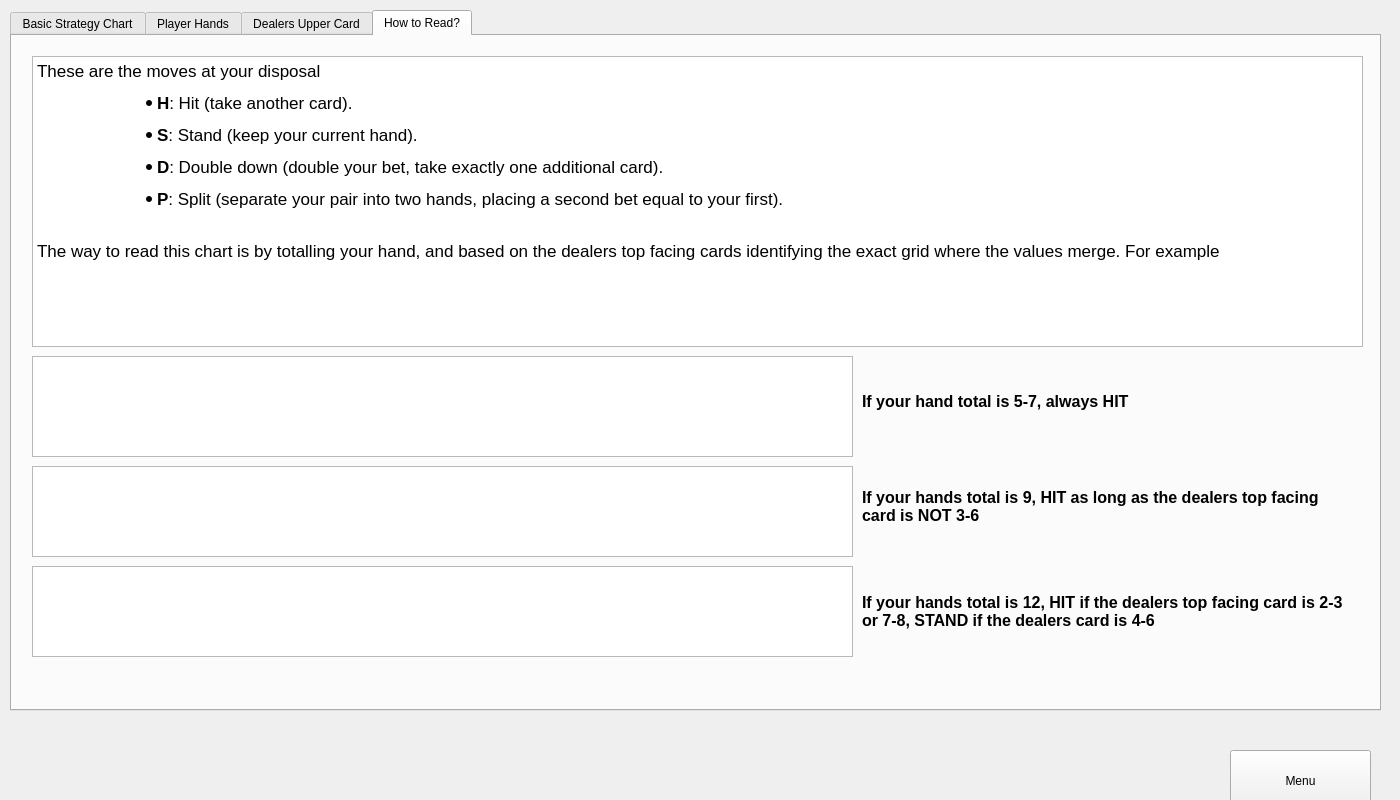
<?xml version="1.0" encoding="UTF-8"?>
<ui version="4.0">
 <class>MainWindow</class>
 <widget class="QMainWindow" name="MainWindow">
  <property name="geometry">
   <rect>
    <x>0</x>
    <y>0</y>
    <width>1400</width>
    <height>800</height>
   </rect>
  </property>
  <property name="sizePolicy">
   <sizepolicy hsizetype="Fixed" vsizetype="Fixed">
    <horstretch>0</horstretch>
    <verstretch>0</verstretch>
   </sizepolicy>
  </property>
  <property name="minimumSize">
   <size>
    <width>1400</width>
    <height>800</height>
   </size>
  </property>
  <property name="maximumSize">
   <size>
    <width>1400</width>
    <height>800</height>
   </size>
  </property>
  <property name="windowTitle">
   <string>MainWindow</string>
  </property>
  <widget class="QWidget" name="centralwidget">
   <property name="sizePolicy">
    <sizepolicy hsizetype="Fixed" vsizetype="Fixed">
     <horstretch>0</horstretch>
     <verstretch>0</verstretch>
    </sizepolicy>
   </property>
   <property name="minimumSize">
    <size>
     <width>1400</width>
     <height>800</height>
    </size>
   </property>
   <property name="maximumSize">
    <size>
     <width>1400</width>
     <height>800</height>
    </size>
   </property>
   <widget class="QStackedWidget" name="screens">
    <property name="geometry">
     <rect>
      <x>0</x>
      <y>10</y>
      <width>1400</width>
      <height>800</height>
     </rect>
    </property>
    <property name="sizePolicy">
     <sizepolicy hsizetype="Fixed" vsizetype="Fixed">
      <horstretch>0</horstretch>
      <verstretch>0</verstretch>
     </sizepolicy>
    </property>
    <property name="minimumSize">
     <size>
      <width>1400</width>
      <height>800</height>
     </size>
    </property>
    <property name="maximumSize">
     <size>
      <width>1400</width>
      <height>800</height>
     </size>
    </property>
    <property name="currentIndex">
     <number>2</number>
    </property>
    <widget class="QWidget" name="startMenu">
     <property name="sizePolicy">
      <sizepolicy hsizetype="Fixed" vsizetype="Fixed">
       <horstretch>0</horstretch>
       <verstretch>0</verstretch>
      </sizepolicy>
     </property>
     <property name="minimumSize">
      <size>
       <width>1400</width>
       <height>800</height>
      </size>
     </property>
     <property name="maximumSize">
      <size>
       <width>1400</width>
       <height>800</height>
      </size>
     </property>
     <widget class="QWidget" name="startMenuButtonArea" native="true">
      <property name="geometry">
       <rect>
        <x>960</x>
        <y>0</y>
        <width>440</width>
        <height>800</height>
       </rect>
      </property>
      <property name="sizePolicy">
       <sizepolicy hsizetype="Fixed" vsizetype="Fixed">
        <horstretch>0</horstretch>
        <verstretch>0</verstretch>
       </sizepolicy>
      </property>
      <property name="minimumSize">
       <size>
        <width>440</width>
        <height>800</height>
       </size>
      </property>
      <property name="maximumSize">
       <size>
        <width>440</width>
        <height>800</height>
       </size>
      </property>
      <property name="whatsThis">
       <string notr="true"/>
      </property>
      <property name="layoutDirection">
       <enum>Qt::LayoutDirection::LeftToRight</enum>
      </property>
      <layout class="QVBoxLayout" name="startButtonsVerticalLayout">
       <property name="spacing">
        <number>10</number>
       </property>
       <property name="leftMargin">
        <number>20</number>
       </property>
       <property name="topMargin">
        <number>20</number>
       </property>
       <property name="rightMargin">
        <number>20</number>
       </property>
       <property name="bottomMargin">
        <number>30</number>
       </property>
       <item>
        <widget class="QLabel" name="startMenuTitleCard">
         <property name="sizePolicy">
          <sizepolicy hsizetype="Minimum" vsizetype="Minimum">
           <horstretch>0</horstretch>
           <verstretch>0</verstretch>
          </sizepolicy>
         </property>
         <property name="minimumSize">
          <size>
           <width>400</width>
           <height>100</height>
          </size>
         </property>
         <property name="maximumSize">
          <size>
           <width>16777215</width>
           <height>100</height>
          </size>
         </property>
         <property name="text">
          <string/>
         </property>
        </widget>
       </item>
       <item>
        <widget class="QPushButton" name="blackjackPlayButton">
         <property name="sizePolicy">
          <sizepolicy hsizetype="Fixed" vsizetype="Fixed">
           <horstretch>0</horstretch>
           <verstretch>0</verstretch>
          </sizepolicy>
         </property>
         <property name="minimumSize">
          <size>
           <width>400</width>
           <height>130</height>
          </size>
         </property>
         <property name="text">
          <string>Play Blackjack</string>
         </property>
        </widget>
       </item>
       <item>
        <widget class="QPushButton" name="blackjackPracticeButton">
         <property name="sizePolicy">
          <sizepolicy hsizetype="Fixed" vsizetype="Fixed">
           <horstretch>0</horstretch>
           <verstretch>0</verstretch>
          </sizepolicy>
         </property>
         <property name="minimumSize">
          <size>
           <width>400</width>
           <height>130</height>
          </size>
         </property>
         <property name="text">
          <string>Blackjack Practice</string>
         </property>
        </widget>
       </item>
       <item>
        <widget class="QPushButton" name="blackjackTutorialButton">
         <property name="sizePolicy">
          <sizepolicy hsizetype="Fixed" vsizetype="Fixed">
           <horstretch>0</horstretch>
           <verstretch>0</verstretch>
          </sizepolicy>
         </property>
         <property name="minimumSize">
          <size>
           <width>400</width>
           <height>130</height>
          </size>
         </property>
         <property name="text">
          <string>Blackjack Tutorial</string>
         </property>
        </widget>
       </item>
       <item>
        <widget class="QPushButton" name="basicStrategyChartButton">
         <property name="sizePolicy">
          <sizepolicy hsizetype="Fixed" vsizetype="Fixed">
           <horstretch>0</horstretch>
           <verstretch>0</verstretch>
          </sizepolicy>
         </property>
         <property name="minimumSize">
          <size>
           <width>400</width>
           <height>130</height>
          </size>
         </property>
         <property name="text">
          <string>Basic Strategy Charts</string>
         </property>
        </widget>
       </item>
      </layout>
     </widget>
     <widget class="QWidget" name="startMenuMainWidget" native="true">
      <property name="geometry">
       <rect>
        <x>0</x>
        <y>0</y>
        <width>960</width>
        <height>800</height>
       </rect>
      </property>
     </widget>
    </widget>
    <widget class="QWidget" name="blackjackScreen">
     <property name="sizePolicy">
      <sizepolicy hsizetype="Fixed" vsizetype="Fixed">
       <horstretch>0</horstretch>
       <verstretch>0</verstretch>
      </sizepolicy>
     </property>
     <property name="minimumSize">
      <size>
       <width>1400</width>
       <height>800</height>
      </size>
     </property>
     <property name="maximumSize">
      <size>
       <width>1400</width>
       <height>800</height>
      </size>
     </property>
     <widget class="QWidget" name="table" native="true">
      <property name="geometry">
       <rect>
        <x>0</x>
        <y>0</y>
        <width>1200</width>
        <height>630</height>
       </rect>
      </property>
      <property name="sizePolicy">
       <sizepolicy hsizetype="Minimum" vsizetype="Minimum">
        <horstretch>0</horstretch>
        <verstretch>0</verstretch>
       </sizepolicy>
      </property>
      <property name="minimumSize">
       <size>
        <width>1200</width>
        <height>630</height>
       </size>
      </property>
      <property name="maximumSize">
       <size>
        <width>1200</width>
        <height>630</height>
       </size>
      </property>
      <widget class="QGraphicsView" name="coinAnimView">
       <property name="geometry">
        <rect>
         <x>0</x>
         <y>0</y>
         <width>1200</width>
         <height>630</height>
        </rect>
       </property>
      </widget>
     </widget>
     <widget class="QWidget" name="gamePlayButtons" native="true">
      <property name="geometry">
       <rect>
        <x>1200</x>
        <y>0</y>
        <width>200</width>
        <height>630</height>
       </rect>
      </property>
      <property name="sizePolicy">
       <sizepolicy hsizetype="Minimum" vsizetype="Minimum">
        <horstretch>0</horstretch>
        <verstretch>0</verstretch>
       </sizepolicy>
      </property>
      <property name="minimumSize">
       <size>
        <width>200</width>
        <height>630</height>
       </size>
      </property>
      <property name="maximumSize">
       <size>
        <width>0</width>
        <height>75</height>
       </size>
      </property>
      <layout class="QVBoxLayout" name="verticalLayout_3">
       <property name="spacing">
        <number>5</number>
       </property>
       <property name="leftMargin">
        <number>5</number>
       </property>
       <property name="topMargin">
        <number>5</number>
       </property>
       <property name="rightMargin">
        <number>5</number>
       </property>
       <property name="bottomMargin">
        <number>5</number>
       </property>
       <item>
        <widget class="QPushButton" name="hitButton">
         <property name="sizePolicy">
          <sizepolicy hsizetype="Minimum" vsizetype="Minimum">
           <horstretch>0</horstretch>
           <verstretch>0</verstretch>
          </sizepolicy>
         </property>
         <property name="minimumSize">
          <size>
           <width>169</width>
           <height>0</height>
          </size>
         </property>
         <property name="text">
          <string>Hit</string>
         </property>
        </widget>
       </item>
       <item>
        <widget class="QPushButton" name="standButton">
         <property name="sizePolicy">
          <sizepolicy hsizetype="Minimum" vsizetype="Minimum">
           <horstretch>0</horstretch>
           <verstretch>0</verstretch>
          </sizepolicy>
         </property>
         <property name="minimumSize">
          <size>
           <width>168</width>
           <height>0</height>
          </size>
         </property>
         <property name="text">
          <string>Stand</string>
         </property>
        </widget>
       </item>
       <item>
        <widget class="QPushButton" name="doubleButton">
         <property name="sizePolicy">
          <sizepolicy hsizetype="Minimum" vsizetype="Minimum">
           <horstretch>0</horstretch>
           <verstretch>0</verstretch>
          </sizepolicy>
         </property>
         <property name="minimumSize">
          <size>
           <width>168</width>
           <height>0</height>
          </size>
         </property>
         <property name="text">
          <string>Double</string>
         </property>
        </widget>
       </item>
       <item>
        <widget class="QPushButton" name="splitButton">
         <property name="sizePolicy">
          <sizepolicy hsizetype="Minimum" vsizetype="Minimum">
           <horstretch>0</horstretch>
           <verstretch>0</verstretch>
          </sizepolicy>
         </property>
         <property name="minimumSize">
          <size>
           <width>169</width>
           <height>0</height>
          </size>
         </property>
         <property name="text">
          <string>Split</string>
         </property>
        </widget>
       </item>
      </layout>
     </widget>
     <widget class="QWidget" name="settingsPopUp" native="true">
      <property name="geometry">
       <rect>
        <x>363</x>
        <y>100</y>
        <width>425</width>
        <height>400</height>
       </rect>
      </property>
      <property name="minimumSize">
       <size>
        <width>0</width>
        <height>0</height>
       </size>
      </property>
      <layout class="QVBoxLayout" name="verticalLayout">
       <property name="spacing">
        <number>2</number>
       </property>
       <property name="leftMargin">
        <number>10</number>
       </property>
       <property name="topMargin">
        <number>10</number>
       </property>
       <property name="rightMargin">
        <number>10</number>
       </property>
       <property name="bottomMargin">
        <number>10</number>
       </property>
       <item>
        <widget class="QLabel" name="settingsMenuTitle">
         <property name="text">
          <string>Settings Menu</string>
         </property>
        </widget>
       </item>
       <item>
        <layout class="QHBoxLayout" name="playerCountSettingsVerticalLayout">
         <item>
          <widget class="QLabel" name="playerCountTextSettingsLabel">
           <property name="sizePolicy">
            <sizepolicy hsizetype="Minimum" vsizetype="Minimum">
             <horstretch>0</horstretch>
             <verstretch>0</verstretch>
            </sizepolicy>
           </property>
           <property name="minimumSize">
            <size>
             <width>80</width>
             <height>0</height>
            </size>
           </property>
           <property name="maximumSize">
            <size>
             <width>120</width>
             <height>16777215</height>
            </size>
           </property>
           <property name="text">
            <string>Player Count: 1</string>
           </property>
          </widget>
         </item>
         <item>
          <widget class="QSlider" name="playerCountSettingsSlider">
           <property name="sizePolicy">
            <sizepolicy hsizetype="Fixed" vsizetype="Minimum">
             <horstretch>0</horstretch>
             <verstretch>0</verstretch>
            </sizepolicy>
           </property>
           <property name="minimumSize">
            <size>
             <width>230</width>
             <height>0</height>
            </size>
           </property>
           <property name="minimum">
            <number>1</number>
           </property>
           <property name="maximum">
            <number>5</number>
           </property>
           <property name="orientation">
            <enum>Qt::Orientation::Horizontal</enum>
           </property>
          </widget>
         </item>
        </layout>
       </item>
       <item>
        <layout class="QHBoxLayout" name="deckCountSettingsVericalLayout">
         <item>
          <widget class="QLabel" name="deckCountTextSettingsLabel">
           <property name="sizePolicy">
            <sizepolicy hsizetype="Minimum" vsizetype="Minimum">
             <horstretch>0</horstretch>
             <verstretch>0</verstretch>
            </sizepolicy>
           </property>
           <property name="minimumSize">
            <size>
             <width>80</width>
             <height>0</height>
            </size>
           </property>
           <property name="maximumSize">
            <size>
             <width>120</width>
             <height>16777215</height>
            </size>
           </property>
           <property name="text">
            <string>Deck Count: 1</string>
           </property>
          </widget>
         </item>
         <item>
          <widget class="QSlider" name="deckCountSettingsSlider">
           <property name="sizePolicy">
            <sizepolicy hsizetype="Fixed" vsizetype="Minimum">
             <horstretch>0</horstretch>
             <verstretch>0</verstretch>
            </sizepolicy>
           </property>
           <property name="minimumSize">
            <size>
             <width>230</width>
             <height>0</height>
            </size>
           </property>
           <property name="minimum">
            <number>1</number>
           </property>
           <property name="maximum">
            <number>8</number>
           </property>
           <property name="orientation">
            <enum>Qt::Orientation::Horizontal</enum>
           </property>
          </widget>
         </item>
        </layout>
       </item>
       <item>
        <layout class="QHBoxLayout" name="chipCountSettingsVericalLayout">
         <property name="leftMargin">
          <number>0</number>
         </property>
         <item>
          <widget class="QLabel" name="chipCountTextSettingsLabel">
           <property name="sizePolicy">
            <sizepolicy hsizetype="Minimum" vsizetype="Minimum">
             <horstretch>0</horstretch>
             <verstretch>0</verstretch>
            </sizepolicy>
           </property>
           <property name="minimumSize">
            <size>
             <width>80</width>
             <height>0</height>
            </size>
           </property>
           <property name="maximumSize">
            <size>
             <width>120</width>
             <height>16777215</height>
            </size>
           </property>
           <property name="text">
            <string>Chip Count</string>
           </property>
          </widget>
         </item>
         <item>
          <widget class="QLineEdit" name="chipCountSettingsLineEdit">
           <property name="sizePolicy">
            <sizepolicy hsizetype="Fixed" vsizetype="Minimum">
             <horstretch>0</horstretch>
             <verstretch>0</verstretch>
            </sizepolicy>
           </property>
           <property name="minimumSize">
            <size>
             <width>230</width>
             <height>0</height>
            </size>
           </property>
           <property name="text">
            <string/>
           </property>
          </widget>
         </item>
        </layout>
       </item>
       <item>
        <layout class="QHBoxLayout" name="confirmationSettingsHorizontalLayout">
         <item>
          <widget class="QPushButton" name="cancelSettingsButton">
           <property name="minimumSize">
            <size>
             <width>0</width>
             <height>50</height>
            </size>
           </property>
           <property name="text">
            <string>Cancel</string>
           </property>
          </widget>
         </item>
         <item>
          <widget class="QPushButton" name="acceptSettingsButton">
           <property name="sizePolicy">
            <sizepolicy hsizetype="Minimum" vsizetype="Fixed">
             <horstretch>0</horstretch>
             <verstretch>0</verstretch>
            </sizepolicy>
           </property>
           <property name="minimumSize">
            <size>
             <width>0</width>
             <height>50</height>
            </size>
           </property>
           <property name="text">
            <string>Accept</string>
           </property>
          </widget>
         </item>
        </layout>
       </item>
      </layout>
     </widget>
     <widget class="QWidget" name="bettingArea" native="true">
      <property name="geometry">
       <rect>
        <x>1200</x>
        <y>0</y>
        <width>200</width>
        <height>330</height>
       </rect>
      </property>
      <layout class="QVBoxLayout" name="verticalLayout_2">
       <item>
        <widget class="QLabel" name="betLabel">
         <property name="layoutDirection">
          <enum>Qt::LayoutDirection::RightToLeft</enum>
         </property>
         <property name="text">
          <string>Bet Amount = $0</string>
         </property>
        </widget>
       </item>
       <item>
        <widget class="QSlider" name="betSlider">
         <property name="orientation">
          <enum>Qt::Orientation::Horizontal</enum>
         </property>
        </widget>
       </item>
       <item>
        <widget class="QPushButton" name="minimumBettingButton">
         <property name="sizePolicy">
          <sizepolicy hsizetype="Minimum" vsizetype="Minimum">
           <horstretch>0</horstretch>
           <verstretch>0</verstretch>
          </sizepolicy>
         </property>
         <property name="text">
          <string>Minimum</string>
         </property>
        </widget>
       </item>
       <item>
        <widget class="QPushButton" name="halfButton">
         <property name="sizePolicy">
          <sizepolicy hsizetype="Minimum" vsizetype="Minimum">
           <horstretch>0</horstretch>
           <verstretch>0</verstretch>
          </sizepolicy>
         </property>
         <property name="text">
          <string>Half</string>
         </property>
        </widget>
       </item>
       <item>
        <widget class="QPushButton" name="allInButton">
         <property name="sizePolicy">
          <sizepolicy hsizetype="Minimum" vsizetype="Minimum">
           <horstretch>0</horstretch>
           <verstretch>0</verstretch>
          </sizepolicy>
         </property>
         <property name="text">
          <string>All In</string>
         </property>
        </widget>
       </item>
       <item>
        <widget class="QPushButton" name="placeBetButton">
         <property name="sizePolicy">
          <sizepolicy hsizetype="Minimum" vsizetype="Minimum">
           <horstretch>0</horstretch>
           <verstretch>0</verstretch>
          </sizepolicy>
         </property>
         <property name="text">
          <string>Place Bet</string>
         </property>
        </widget>
       </item>
      </layout>
     </widget>
     <widget class="QWidget" name="continueToNextRound" native="true">
      <property name="geometry">
       <rect>
        <x>1200</x>
        <y>640</y>
        <width>200</width>
        <height>150</height>
       </rect>
      </property>
      <property name="sizePolicy">
       <sizepolicy hsizetype="Fixed" vsizetype="Fixed">
        <horstretch>0</horstretch>
        <verstretch>0</verstretch>
       </sizepolicy>
      </property>
      <property name="minimumSize">
       <size>
        <width>200</width>
        <height>150</height>
       </size>
      </property>
      <property name="maximumSize">
       <size>
        <width>200</width>
        <height>150</height>
       </size>
      </property>
      <property name="sizeIncrement">
       <size>
        <width>200</width>
        <height>0</height>
       </size>
      </property>
      <layout class="QVBoxLayout" name="verticalLayout_4">
       <property name="leftMargin">
        <number>10</number>
       </property>
       <property name="topMargin">
        <number>10</number>
       </property>
       <property name="rightMargin">
        <number>10</number>
       </property>
       <property name="bottomMargin">
        <number>10</number>
       </property>
       <item>
        <widget class="QPushButton" name="nextRound">
         <property name="sizePolicy">
          <sizepolicy hsizetype="Minimum" vsizetype="Minimum">
           <horstretch>0</horstretch>
           <verstretch>0</verstretch>
          </sizepolicy>
         </property>
         <property name="font">
          <font>
           <underline>false</underline>
           <strikeout>false</strikeout>
          </font>
         </property>
         <property name="text">
          <string>Next Round</string>
         </property>
        </widget>
       </item>
       <item>
        <widget class="QPushButton" name="backToMainMenuFromPlay">
         <property name="sizePolicy">
          <sizepolicy hsizetype="Minimum" vsizetype="Minimum">
           <horstretch>0</horstretch>
           <verstretch>0</verstretch>
          </sizepolicy>
         </property>
         <property name="text">
          <string>Main Menu</string>
         </property>
        </widget>
       </item>
      </layout>
     </widget>
     <widget class="QWidget" name="playInfoContainer" native="true">
      <property name="geometry">
       <rect>
        <x>0</x>
        <y>640</y>
        <width>1200</width>
        <height>150</height>
       </rect>
      </property>
      <layout class="QHBoxLayout" name="horizontalLayout_2">
       <property name="leftMargin">
        <number>5</number>
       </property>
       <property name="topMargin">
        <number>5</number>
       </property>
       <property name="rightMargin">
        <number>5</number>
       </property>
       <property name="bottomMargin">
        <number>5</number>
       </property>
       <item>
        <layout class="QHBoxLayout" name="horizontalPlayerInfoLayout">
         <property name="spacing">
          <number>50</number>
         </property>
         <property name="sizeConstraint">
          <enum>QLayout::SizeConstraint::SetFixedSize</enum>
         </property>
         <property name="leftMargin">
          <number>5</number>
         </property>
         <property name="topMargin">
          <number>0</number>
         </property>
         <property name="rightMargin">
          <number>5</number>
         </property>
         <property name="bottomMargin">
          <number>0</number>
         </property>
        </layout>
       </item>
      </layout>
     </widget>
     <widget class="QWidget" name="bankruptcyMenu" native="true">
      <property name="geometry">
       <rect>
        <x>363</x>
        <y>250</y>
        <width>425</width>
        <height>150</height>
       </rect>
      </property>
      <layout class="QVBoxLayout" name="verticalLayout_5">
       <property name="leftMargin">
        <number>5</number>
       </property>
       <property name="topMargin">
        <number>5</number>
       </property>
       <property name="rightMargin">
        <number>5</number>
       </property>
       <property name="bottomMargin">
        <number>5</number>
       </property>
       <item>
        <widget class="QLabel" name="bankruptcyLabel">
         <property name="text">
          <string>You've gone BANKRUPT LOL</string>
         </property>
        </widget>
       </item>
       <item>
        <layout class="QHBoxLayout" name="horizontalLayout">
         <property name="leftMargin">
          <number>5</number>
         </property>
         <property name="topMargin">
          <number>5</number>
         </property>
         <property name="rightMargin">
          <number>5</number>
         </property>
         <property name="bottomMargin">
          <number>5</number>
         </property>
         <item>
          <widget class="QPushButton" name="backToMainMenuFromPlay_2">
           <property name="sizePolicy">
            <sizepolicy hsizetype="Minimum" vsizetype="Minimum">
             <horstretch>0</horstretch>
             <verstretch>0</verstretch>
            </sizepolicy>
           </property>
           <property name="text">
            <string>Main Menu</string>
           </property>
          </widget>
         </item>
         <item>
          <widget class="QPushButton" name="playAgain">
           <property name="sizePolicy">
            <sizepolicy hsizetype="Minimum" vsizetype="Minimum">
             <horstretch>0</horstretch>
             <verstretch>0</verstretch>
            </sizepolicy>
           </property>
           <property name="text">
            <string>Play Again</string>
           </property>
          </widget>
         </item>
        </layout>
       </item>
      </layout>
     </widget>
     <widget class="QWidget" name="tutorialWidget" native="true">
      <property name="geometry">
       <rect>
        <x>426</x>
        <y>179</y>
        <width>300</width>
        <height>221</height>
       </rect>
      </property>
      <layout class="QVBoxLayout" name="verticalLayout_7">
       <item>
        <layout class="QVBoxLayout" name="tutorialVerticalLayout">
         <item>
          <widget class="QLabel" name="tutorialLabel">
           <property name="text">
            <string>Tutorial Label</string>
           </property>
           <property name="wordWrap">
            <bool>true</bool>
           </property>
          </widget>
         </item>
         <item>
          <widget class="QPushButton" name="tutorialContinueButton">
           <property name="text">
            <string>Continue</string>
           </property>
          </widget>
         </item>
        </layout>
       </item>
      </layout>
     </widget>
     <widget class="QWidget" name="practiceBestMoveWidget" native="true">
      <property name="geometry">
       <rect>
        <x>1005</x>
        <y>15</y>
        <width>180</width>
        <height>72</height>
       </rect>
      </property>
      <layout class="QVBoxLayout" name="verticalLayout_6">
       <property name="leftMargin">
        <number>0</number>
       </property>
       <property name="topMargin">
        <number>0</number>
       </property>
       <property name="rightMargin">
        <number>0</number>
       </property>
       <property name="bottomMargin">
        <number>0</number>
       </property>
       <item>
        <widget class="QLabel" name="practiceBestMoveLabel">
         <property name="sizePolicy">
          <sizepolicy hsizetype="Minimum" vsizetype="Minimum">
           <horstretch>180</horstretch>
           <verstretch>72</verstretch>
          </sizepolicy>
         </property>
         <property name="minimumSize">
          <size>
           <width>180</width>
           <height>72</height>
          </size>
         </property>
         <property name="text">
          <string>Best move is:</string>
         </property>
        </widget>
       </item>
      </layout>
     </widget>
    </widget>
    <widget class="QWidget" name="basicStrategyChartScreen">
     <property name="sizePolicy">
      <sizepolicy hsizetype="Fixed" vsizetype="Fixed">
       <horstretch>0</horstretch>
       <verstretch>0</verstretch>
      </sizepolicy>
     </property>
     <property name="minimumSize">
      <size>
       <width>1400</width>
       <height>800</height>
      </size>
     </property>
     <property name="maximumSize">
      <size>
       <width>1400</width>
       <height>800</height>
      </size>
     </property>
     <widget class="QTabWidget" name="charttabs">
      <property name="geometry">
       <rect>
        <x>10</x>
        <y>0</y>
        <width>1371</width>
        <height>701</height>
       </rect>
      </property>
      <property name="currentIndex">
       <number>3</number>
      </property>
      <widget class="QWidget" name="main">
       <attribute name="title">
        <string>Basic Strategy Chart</string>
       </attribute>
       <widget class="QTextBrowser" name="infoTextBrowser">
        <property name="geometry">
         <rect>
          <x>20</x>
          <y>20</y>
          <width>601</width>
          <height>291</height>
         </rect>
        </property>
        <property name="html">
         <string>&lt;!DOCTYPE HTML PUBLIC &quot;-//W3C//DTD HTML 4.0//EN&quot; &quot;http://www.w3.org/TR/REC-html40/strict.dtd&quot;&gt;
&lt;html&gt;&lt;head&gt;&lt;meta name=&quot;qrichtext&quot; content=&quot;1&quot; /&gt;&lt;meta charset=&quot;utf-8&quot; /&gt;&lt;style type=&quot;text/css&quot;&gt;
p, li { white-space: pre-wrap; }
hr { height: 1px; border-width: 0; }
li.unchecked::marker { content: &quot;\2610&quot;; }
li.checked::marker { content: &quot;\2612&quot;; }
&lt;/style&gt;&lt;/head&gt;&lt;body style=&quot; font-family:'Segoe UI'; font-size:9pt; font-weight:400; font-style:normal;&quot;&gt;
&lt;p style=&quot; margin-top:12px; margin-bottom:12px; margin-left:0px; margin-right:0px; -qt-block-indent:0; text-indent:0px;&quot;&gt;&lt;span style=&quot; font-family:'.AppleSystemUIFont'; font-size:13pt;&quot;&gt;Understanding how to read a basic blackjack strategy chart can greatly improve your chances at the table. These charts present the optimal play for every possible combination of your hand and the dealer's visible upcard, based on extensive mathematical analysis.&lt;/span&gt;&lt;/p&gt;
&lt;p style=&quot; margin-top:12px; margin-bottom:12px; margin-left:0px; margin-right:0px; -qt-block-indent:0; text-indent:0px;&quot;&gt;&lt;span style=&quot; font-family:'.AppleSystemUIFont'; font-size:13pt;&quot;&gt;Check the other tabs to see how the read the chart!&lt;/span&gt;&lt;/p&gt;
&lt;p style=&quot; margin-top:12px; margin-bottom:12px; margin-left:0px; margin-right:0px; -qt-block-indent:0; text-indent:0px;&quot;&gt;&lt;span style=&quot; font-family:'.AppleSystemUIFont'; font-size:13pt;&quot;&gt;Always following this chart reduces the casino’s advantage significantly, helping you play close to perfect blackjack strategy.&lt;/span&gt;&lt;/p&gt;&lt;/body&gt;&lt;/html&gt;</string>
        </property>
       </widget>
       <widget class="QGraphicsView" name="basicStrategyChart">
        <property name="geometry">
         <rect>
          <x>640</x>
          <y>20</y>
          <width>341</width>
          <height>451</height>
         </rect>
        </property>
       </widget>
      </widget>
      <widget class="QWidget" name="playerhandPage">
       <attribute name="title">
        <string>Player Hands</string>
       </attribute>
       <widget class="QTextBrowser" name="infoTextBrowser_2">
        <property name="geometry">
         <rect>
          <x>20</x>
          <y>20</y>
          <width>1031</width>
          <height>241</height>
         </rect>
        </property>
        <property name="html">
         <string>&lt;!DOCTYPE HTML PUBLIC &quot;-//W3C//DTD HTML 4.0//EN&quot; &quot;http://www.w3.org/TR/REC-html40/strict.dtd&quot;&gt;
&lt;html&gt;&lt;head&gt;&lt;meta name=&quot;qrichtext&quot; content=&quot;1&quot; /&gt;&lt;meta charset=&quot;utf-8&quot; /&gt;&lt;style type=&quot;text/css&quot;&gt;
p, li { white-space: pre-wrap; }
hr { height: 1px; border-width: 0; }
li.unchecked::marker { content: &quot;\2610&quot;; }
li.checked::marker { content: &quot;\2612&quot;; }
&lt;/style&gt;&lt;/head&gt;&lt;body style=&quot; font-family:'Segoe UI'; font-size:9pt; font-weight:400; font-style:normal;&quot;&gt;
&lt;p style=&quot; margin-top:12px; margin-bottom:12px; margin-left:0px; margin-right:0px; -qt-block-indent:0; text-indent:0px;&quot;&gt;&lt;span style=&quot; font-family:'.AppleSystemUIFont'; font-size:13pt; font-weight:700;&quot;&gt;Player’s Hand (Your Cards):&lt;/span&gt;&lt;/p&gt;
&lt;p style=&quot; margin-top:12px; margin-bottom:12px; margin-left:0px; margin-right:0px; -qt-block-indent:0; text-indent:0px;&quot;&gt;&lt;span style=&quot; font-family:'.AppleSystemUIFont'; font-size:13pt;&quot;&gt;The players hand is the left most column of the strategy chart. You first need to sum up the value of your cards before attempting to read the chart.&lt;/span&gt;&lt;/p&gt;
&lt;p style=&quot; margin-top:12px; margin-bottom:12px; margin-left:0px; margin-right:0px; -qt-block-indent:0; text-indent:0px;&quot;&gt;&lt;span style=&quot; font-family:'.AppleSystemUIFont'; font-size:13pt;&quot;&gt;	The chart is divided into two sections:&lt;/span&gt;&lt;/p&gt;
&lt;ul style=&quot;margin-top: 0px; margin-bottom: 0px; margin-left: 0px; margin-right: 0px; -qt-list-indent: 3;&quot;&gt;
&lt;li style=&quot; font-family:'.AppleSystemUIFont'; font-size:13pt;&quot; style=&quot; margin-top:12px; margin-bottom:12px; margin-left:0px; margin-right:0px; -qt-block-indent:0; text-indent:0px;&quot;&gt;&lt;span style=&quot; font-weight:700;&quot;&gt;Hard Totals:&lt;/span&gt; Hands without an Ace, or hands where an Ace counts as 1 to avoid busting.&lt;/li&gt;
&lt;li style=&quot; font-family:'.AppleSystemUIFont'; font-size:13pt;&quot; style=&quot; margin-top:12px; margin-bottom:12px; margin-left:0px; margin-right:0px; -qt-block-indent:0; text-indent:0px;&quot;&gt;&lt;span style=&quot; font-weight:700;&quot;&gt;Soft Totals:&lt;/span&gt; Hands that contain an Ace counted as 11 without going over 21.&lt;/li&gt;&lt;/ul&gt;&lt;/body&gt;&lt;/html&gt;</string>
        </property>
       </widget>
       <widget class="QGraphicsView" name="playerHandEgPic">
        <property name="geometry">
         <rect>
          <x>20</x>
          <y>270</y>
          <width>1031</width>
          <height>371</height>
         </rect>
        </property>
       </widget>
       <widget class="QGraphicsView" name="playerStrategyPic">
        <property name="geometry">
         <rect>
          <x>1060</x>
          <y>20</y>
          <width>111</width>
          <height>611</height>
         </rect>
        </property>
       </widget>
      </widget>
      <widget class="QWidget" name="dealerhandPage">
       <attribute name="title">
        <string>Dealers Upper Card</string>
       </attribute>
       <widget class="QTextBrowser" name="infoTextBrowser_3">
        <property name="geometry">
         <rect>
          <x>20</x>
          <y>20</y>
          <width>741</width>
          <height>161</height>
         </rect>
        </property>
        <property name="html">
         <string>&lt;!DOCTYPE HTML PUBLIC &quot;-//W3C//DTD HTML 4.0//EN&quot; &quot;http://www.w3.org/TR/REC-html40/strict.dtd&quot;&gt;
&lt;html&gt;&lt;head&gt;&lt;meta name=&quot;qrichtext&quot; content=&quot;1&quot; /&gt;&lt;meta charset=&quot;utf-8&quot; /&gt;&lt;style type=&quot;text/css&quot;&gt;
p, li { white-space: pre-wrap; }
hr { height: 1px; border-width: 0; }
li.unchecked::marker { content: &quot;\2610&quot;; }
li.checked::marker { content: &quot;\2612&quot;; }
&lt;/style&gt;&lt;/head&gt;&lt;body style=&quot; font-family:'Segoe UI'; font-size:9pt; font-weight:400; font-style:normal;&quot;&gt;
&lt;p style=&quot; margin-top:12px; margin-bottom:12px; margin-left:0px; margin-right:0px; -qt-block-indent:0; text-indent:0px;&quot;&gt;&lt;span style=&quot; font-family:'.AppleSystemUIFont'; font-size:13pt; font-weight:700;&quot;&gt;Dealers Upper Card:&lt;/span&gt;&lt;/p&gt;
&lt;p style=&quot; margin-top:0px; margin-bottom:0px; margin-left:0px; margin-right:0px; -qt-block-indent:0; text-indent:0px;&quot;&gt;&lt;span style=&quot; font-family:'.AppleSystemUIFont'; font-size:13pt;&quot;&gt;The top row across the chart displays the dealer’s visible card, ranging from 2 through 10, plus an Ace.&lt;/span&gt;&lt;/p&gt;
&lt;p style=&quot; margin-top:0px; margin-bottom:0px; margin-left:0px; margin-right:0px; -qt-block-indent:0; text-indent:0px;&quot;&gt;&lt;span style=&quot; font-family:'.AppleSystemUIFont'; font-size:13pt;&quot;&gt;Always assume the dealer’s face-down card is a 10, as this assumption is the basis for optimal strategy.&lt;/span&gt;&lt;/p&gt;
&lt;p style=&quot;-qt-paragraph-type:empty; margin-top:12px; margin-bottom:12px; margin-left:0px; margin-right:0px; -qt-block-indent:0; text-indent:0px; font-family:'.AppleSystemUIFont'; font-size:13pt;&quot;&gt;&lt;br /&gt;&lt;/p&gt;&lt;/body&gt;&lt;/html&gt;</string>
        </property>
       </widget>
       <widget class="QGraphicsView" name="dealershandeg">
        <property name="geometry">
         <rect>
          <x>20</x>
          <y>360</y>
          <width>741</width>
          <height>211</height>
         </rect>
        </property>
       </widget>
       <widget class="QGraphicsView" name="dealersupperpic">
        <property name="geometry">
         <rect>
          <x>20</x>
          <y>200</y>
          <width>741</width>
          <height>151</height>
         </rect>
        </property>
       </widget>
      </widget>
      <widget class="QWidget" name="howtoRead_2">
       <attribute name="title">
        <string>How to Read?</string>
       </attribute>
       <widget class="QTextBrowser" name="infoTextBrowser_4">
        <property name="geometry">
         <rect>
          <x>20</x>
          <y>20</y>
          <width>1331</width>
          <height>291</height>
         </rect>
        </property>
        <property name="html">
         <string>&lt;!DOCTYPE HTML PUBLIC &quot;-//W3C//DTD HTML 4.0//EN&quot; &quot;http://www.w3.org/TR/REC-html40/strict.dtd&quot;&gt;
&lt;html&gt;&lt;head&gt;&lt;meta name=&quot;qrichtext&quot; content=&quot;1&quot; /&gt;&lt;meta charset=&quot;utf-8&quot; /&gt;&lt;style type=&quot;text/css&quot;&gt;
p, li { white-space: pre-wrap; }
hr { height: 1px; border-width: 0; }
li.unchecked::marker { content: &quot;\2610&quot;; }
li.checked::marker { content: &quot;\2612&quot;; }
&lt;/style&gt;&lt;/head&gt;&lt;body style=&quot; font-family:'Segoe UI'; font-size:9pt; font-weight:400; font-style:normal;&quot;&gt;
&lt;p style=&quot; margin-top:12px; margin-bottom:12px; margin-left:0px; margin-right:0px; -qt-block-indent:0; text-indent:0px;&quot;&gt;&lt;span style=&quot; font-family:'.AppleSystemUIFont'; font-size:13pt;&quot;&gt;These are the moves at your disposal&lt;/span&gt;&lt;/p&gt;
&lt;ul style=&quot;margin-top: 0px; margin-bottom: 0px; margin-left: 0px; margin-right: 0px; -qt-list-indent: 3;&quot;&gt;
&lt;li style=&quot; font-family:'.AppleSystemUIFont'; font-size:13pt;&quot; style=&quot; margin-top:12px; margin-bottom:12px; margin-left:0px; margin-right:0px; -qt-block-indent:0; text-indent:0px;&quot;&gt;&lt;span style=&quot; font-weight:700;&quot;&gt;H&lt;/span&gt;: Hit (take another card).&lt;/li&gt;
&lt;li style=&quot; font-family:'.AppleSystemUIFont'; font-size:13pt;&quot; style=&quot; margin-top:12px; margin-bottom:12px; margin-left:0px; margin-right:0px; -qt-block-indent:0; text-indent:0px;&quot;&gt;&lt;span style=&quot; font-weight:700;&quot;&gt;S&lt;/span&gt;: Stand (keep your current hand).&lt;/li&gt;
&lt;li style=&quot; font-family:'.AppleSystemUIFont'; font-size:13pt;&quot; style=&quot; margin-top:12px; margin-bottom:12px; margin-left:0px; margin-right:0px; -qt-block-indent:0; text-indent:0px;&quot;&gt;&lt;span style=&quot; font-weight:700;&quot;&gt;D&lt;/span&gt;: Double down (double your bet, take exactly one additional card).&lt;/li&gt;
&lt;li style=&quot; font-family:'.AppleSystemUIFont'; font-size:13pt;&quot; style=&quot; margin-top:12px; margin-bottom:0px; margin-left:0px; margin-right:0px; -qt-block-indent:0; text-indent:0px;&quot;&gt;&lt;span style=&quot; font-weight:700;&quot;&gt;P&lt;/span&gt;: Split (separate your pair into two hands, placing a second bet equal to your first).&lt;/li&gt;&lt;/ul&gt;
&lt;p style=&quot;-qt-paragraph-type:empty; margin-top:0px; margin-bottom:0px; margin-left:0px; margin-right:0px; -qt-block-indent:0; text-indent:0px; font-family:'.AppleSystemUIFont'; font-size:13pt;&quot;&gt;&lt;br /&gt;&lt;/p&gt;
&lt;p style=&quot; margin-top:12px; margin-bottom:0px; margin-left:0px; margin-right:0px; -qt-block-indent:0; text-indent:0px;&quot;&gt;&lt;span style=&quot; font-family:'.AppleSystemUIFont'; font-size:13pt;&quot;&gt;The way to read this chart is by totalling your hand, and based on the dealers top facing cards identifying the exact grid where the values merge. For example&lt;/span&gt;&lt;/p&gt;
&lt;p style=&quot;-qt-paragraph-type:empty; margin-top:0px; margin-bottom:0px; margin-left:0px; margin-right:0px; -qt-block-indent:0; text-indent:0px; font-family:'.AppleSystemUIFont'; font-size:13pt;&quot;&gt;&lt;br /&gt;&lt;/p&gt;&lt;/body&gt;&lt;/html&gt;</string>
        </property>
       </widget>
       <widget class="QGraphicsView" name="example1">
        <property name="geometry">
         <rect>
          <x>20</x>
          <y>320</y>
          <width>821</width>
          <height>101</height>
         </rect>
        </property>
       </widget>
       <widget class="QGraphicsView" name="example2">
        <property name="geometry">
         <rect>
          <x>20</x>
          <y>430</y>
          <width>821</width>
          <height>91</height>
         </rect>
        </property>
       </widget>
       <widget class="QGraphicsView" name="example3">
        <property name="geometry">
         <rect>
          <x>20</x>
          <y>530</y>
          <width>821</width>
          <height>91</height>
         </rect>
        </property>
       </widget>
       <widget class="QLabel" name="label">
        <property name="geometry">
         <rect>
          <x>850</x>
          <y>350</y>
          <width>351</width>
          <height>31</height>
         </rect>
        </property>
        <property name="font">
         <font>
          <pointsize>12</pointsize>
          <bold>true</bold>
         </font>
        </property>
        <property name="text">
         <string>If your hand total is 5-7, always HIT</string>
        </property>
       </widget>
       <widget class="QLabel" name="label_2">
        <property name="geometry">
         <rect>
          <x>850</x>
          <y>440</y>
          <width>481</width>
          <height>61</height>
         </rect>
        </property>
        <property name="font">
         <font>
          <pointsize>12</pointsize>
          <bold>true</bold>
          <stylestrategy>PreferAntialias</stylestrategy>
         </font>
        </property>
        <property name="text">
         <string>If your hands total is 9, HIT as long as the dealers top facing card is NOT 3-6</string>
        </property>
        <property name="scaledContents">
         <bool>false</bool>
        </property>
        <property name="wordWrap">
         <bool>true</bool>
        </property>
       </widget>
       <widget class="QLabel" name="label_3">
        <property name="geometry">
         <rect>
          <x>850</x>
          <y>540</y>
          <width>481</width>
          <height>71</height>
         </rect>
        </property>
        <property name="font">
         <font>
          <pointsize>12</pointsize>
          <bold>true</bold>
          <stylestrategy>PreferAntialias</stylestrategy>
         </font>
        </property>
        <property name="text">
         <string>If your hands total is 12, HIT if the dealers top facing card is 2-3 or 7-8, STAND if the dealers card is 4-6</string>
        </property>
        <property name="scaledContents">
         <bool>false</bool>
        </property>
        <property name="wordWrap">
         <bool>true</bool>
        </property>
       </widget>
      </widget>
     </widget>
     <widget class="QPushButton" name="infoMenuButton">
      <property name="geometry">
       <rect>
        <x>1230</x>
        <y>740</y>
        <width>141</width>
        <height>61</height>
       </rect>
      </property>
      <property name="text">
       <string>Menu</string>
      </property>
     </widget>
    </widget>
   </widget>
  </widget>
 </widget>
 <resources/>
 <connections/>
</ui>
